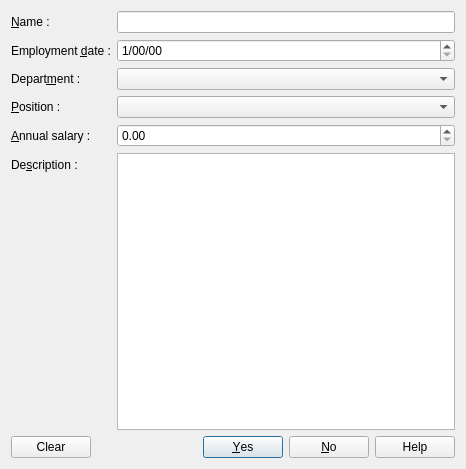
<?xml version="1.0" encoding="UTF-8"?>
<ui version="4.0">
 <class>Dialog</class>
 <widget class="QDialog" name="Dialog">
  <property name="geometry">
   <rect>
    <x>0</x>
    <y>0</y>
    <width>466</width>
    <height>469</height>
   </rect>
  </property>
  <property name="windowTitle">
   <string>Dialog</string>
  </property>
  <layout class="QVBoxLayout" name="verticalLayout">
   <item>
    <layout class="QFormLayout" name="formLayout">
     <item row="0" column="0">
      <widget class="QLabel" name="label">
       <property name="text">
        <string>&amp;Name :</string>
       </property>
       <property name="buddy">
        <cstring>lineEdit</cstring>
       </property>
      </widget>
     </item>
     <item row="0" column="1">
      <widget class="QLineEdit" name="lineEdit"/>
     </item>
     <item row="1" column="0">
      <widget class="QLabel" name="label_2">
       <property name="text">
        <string>Employment &amp;date :</string>
       </property>
       <property name="buddy">
        <cstring>dateEdit</cstring>
       </property>
      </widget>
     </item>
     <item row="1" column="1">
      <widget class="QDateEdit" name="dateEdit">
       <property name="displayFormat">
        <string>d/mm/yy</string>
       </property>
      </widget>
     </item>
     <item row="2" column="0">
      <widget class="QLabel" name="label_3">
       <property name="text">
        <string>Depart&amp;ment :</string>
       </property>
       <property name="buddy">
        <cstring>comboBox</cstring>
       </property>
      </widget>
     </item>
     <item row="2" column="1">
      <widget class="QComboBox" name="comboBox"/>
     </item>
     <item row="3" column="0">
      <widget class="QLabel" name="label_4">
       <property name="text">
        <string>&amp;Position : </string>
       </property>
       <property name="buddy">
        <cstring>comboBox_2</cstring>
       </property>
      </widget>
     </item>
     <item row="3" column="1">
      <widget class="QComboBox" name="comboBox_2"/>
     </item>
     <item row="4" column="0">
      <widget class="QLabel" name="label_5">
       <property name="text">
        <string>&amp;Annual salary : </string>
       </property>
       <property name="buddy">
        <cstring>doubleSpinBox</cstring>
       </property>
      </widget>
     </item>
     <item row="4" column="1">
      <widget class="QDoubleSpinBox" name="doubleSpinBox"/>
     </item>
     <item row="5" column="0">
      <widget class="QLabel" name="label_6">
       <property name="text">
        <string>De&amp;scription : </string>
       </property>
       <property name="buddy">
        <cstring>textEdit</cstring>
       </property>
      </widget>
     </item>
     <item row="5" column="1">
      <widget class="QTextEdit" name="textEdit"/>
     </item>
     <item row="6" column="1">
      <widget class="QDialogButtonBox" name="buttonBox">
       <property name="orientation">
        <enum>Qt::Horizontal</enum>
       </property>
       <property name="standardButtons">
        <set>QDialogButtonBox::Help|QDialogButtonBox::No|QDialogButtonBox::Yes</set>
       </property>
      </widget>
     </item>
     <item row="6" column="0">
      <widget class="QPushButton" name="pushButton">
       <property name="text">
        <string>Clear</string>
       </property>
      </widget>
     </item>
    </layout>
   </item>
  </layout>
 </widget>
 <tabstops>
  <tabstop>lineEdit</tabstop>
  <tabstop>dateEdit</tabstop>
  <tabstop>comboBox</tabstop>
  <tabstop>comboBox_2</tabstop>
  <tabstop>doubleSpinBox</tabstop>
  <tabstop>textEdit</tabstop>
 </tabstops>
 <resources/>
 <connections>
  <connection>
   <sender>buttonBox</sender>
   <signal>accepted()</signal>
   <receiver>Dialog</receiver>
   <slot>accept()</slot>
   <hints>
    <hint type="sourcelabel">
     <x>358</x>
     <y>458</y>
    </hint>
    <hint type="destinationlabel">
     <x>157</x>
     <y>274</y>
    </hint>
   </hints>
  </connection>
  <connection>
   <sender>buttonBox</sender>
   <signal>rejected()</signal>
   <receiver>Dialog</receiver>
   <slot>reject()</slot>
   <hints>
    <hint type="sourcelabel">
     <x>426</x>
     <y>458</y>
    </hint>
    <hint type="destinationlabel">
     <x>286</x>
     <y>274</y>
    </hint>
   </hints>
  </connection>
  <connection>
   <sender>pushButton</sender>
   <signal>clicked()</signal>
   <receiver>textEdit</receiver>
   <slot>clear()</slot>
   <hints>
    <hint type="sourcelabel">
     <x>86</x>
     <y>438</y>
    </hint>
    <hint type="destinationlabel">
     <x>133</x>
     <y>314</y>
    </hint>
   </hints>
  </connection>
  <connection>
   <sender>pushButton</sender>
   <signal>clicked()</signal>
   <receiver>doubleSpinBox</receiver>
   <slot>clear()</slot>
   <hints>
    <hint type="sourcelabel">
     <x>70</x>
     <y>452</y>
    </hint>
    <hint type="destinationlabel">
     <x>135</x>
     <y>132</y>
    </hint>
   </hints>
  </connection>
  <connection>
   <sender>pushButton</sender>
   <signal>clicked()</signal>
   <receiver>comboBox_2</receiver>
   <slot>clear()</slot>
   <hints>
    <hint type="sourcelabel">
     <x>55</x>
     <y>444</y>
    </hint>
    <hint type="destinationlabel">
     <x>156</x>
     <y>105</y>
    </hint>
   </hints>
  </connection>
  <connection>
   <sender>pushButton</sender>
   <signal>clicked()</signal>
   <receiver>comboBox</receiver>
   <slot>clear()</slot>
   <hints>
    <hint type="sourcelabel">
     <x>40</x>
     <y>451</y>
    </hint>
    <hint type="destinationlabel">
     <x>149</x>
     <y>80</y>
    </hint>
   </hints>
  </connection>
  <connection>
   <sender>pushButton</sender>
   <signal>clicked()</signal>
   <receiver>dateEdit</receiver>
   <slot>clear()</slot>
   <hints>
    <hint type="sourcelabel">
     <x>25</x>
     <y>454</y>
    </hint>
    <hint type="destinationlabel">
     <x>137</x>
     <y>50</y>
    </hint>
   </hints>
  </connection>
  <connection>
   <sender>pushButton</sender>
   <signal>clicked()</signal>
   <receiver>lineEdit</receiver>
   <slot>clear()</slot>
   <hints>
    <hint type="sourcelabel">
     <x>10</x>
     <y>436</y>
    </hint>
    <hint type="destinationlabel">
     <x>160</x>
     <y>18</y>
    </hint>
   </hints>
  </connection>
 </connections>
</ui>
